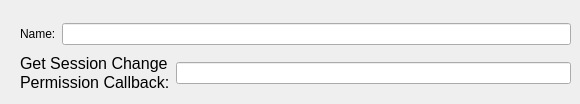
    <widget class="QWidget" name="tab_37">
     <attribute name="title">
      <string>Session Control</string>
     </attribute>
     <widget class="QWidget" name="layoutWidget">
      <property name="geometry">
       <rect>
        <x>20</x>
        <y>20</y>
        <width>551</width>
        <height>75</height>
       </rect>
      </property>
      <layout class="QVBoxLayout" name="verticalLayout_30">
       <item>
        <layout class="QHBoxLayout" name="horizontalLayout_74">
         <item>
          <widget class="QLabel" name="label_67">
           <property name="text">
            <string>Name:</string>
           </property>
          </widget>
         </item>
         <item>
          <widget class="QLineEdit" name="leSessionControlName"/>
         </item>
        </layout>
       </item>
       <item>
        <layout class="QHBoxLayout" name="horizontalLayout_75">
         <item>
          <widget class="QLabel" name="label_69">
           <property name="text">
            <string>&lt;!DOCTYPE HTML PUBLIC &quot;-//W3C//DTD HTML 4.0//EN&quot; &quot;http://www.w3.org/TR/REC-html40/strict.dtd&quot;&gt;
&lt;html&gt;&lt;head&gt;&lt;meta name=&quot;qrichtext&quot; content=&quot;1&quot; /&gt;&lt;style type=&quot;text/css&quot;&gt;
p, li { white-space: pre-wrap; }
&lt;/style&gt;&lt;/head&gt;&lt;body style=&quot; font-family:'Consolas'; font-size:12pt; font-weight:400; font-style:normal;&quot;&gt;
&lt;p style=&quot; margin-top:0px; margin-bottom:0px; margin-left:0px; margin-right:0px; -qt-block-indent:0; text-indent:0px;&quot;&gt;Get Session Change&lt;/p&gt;
&lt;p style=&quot; margin-top:0px; margin-bottom:0px; margin-left:0px; margin-right:0px; -qt-block-indent:0; text-indent:0px;&quot;&gt;Permission Callback:&lt;/p&gt;&lt;/body&gt;&lt;/html&gt;</string>
           </property>
          </widget>
         </item>
         <item>
          <widget class="QLineEdit" name="leGetSesChgPermission"/>
         </item>
        </layout>
       </item>
      </layout>
     </widget>
    </widget>
